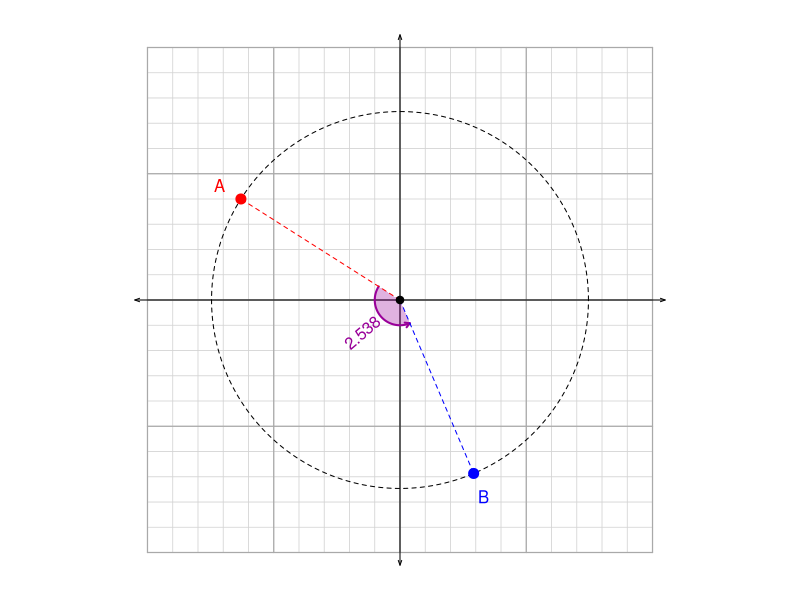

The R script that drew this image:
## ---- chunk 1

while(T){
    xy = round(runif(2,2,9)*sample(c(-1,1),2,T),1)
    x = xy[1]
    y = xy[2]
    rA = sqrt(x^2+y^2)
    thA = atan2(y,x)
    degA = atan2(y,x)/pi*180
    deg = round(runif(1,20,160),1)*sample(c(-1,1),1)
    th = round(deg/180*pi,3)
    deg = th/pi*180
    thB = thA+th
    
    dirs = c("clockwise","counterclockwise")
    dir = dirs[round(sign(deg)/2+1.5)]
    nps = c("negative","positive")
    np = nps[round(sign(deg)/2+1.5)]
    
    degB = degA+deg
    rB = rA
    
    xB = rB*cos(degB/180*pi)
    yB = rB*sin(degB/180*pi)
    
    
    degD = degA-deg
    xD = rB*cos(degD/180*pi)
    yD = rB*sin(degD/180*pi)
    
    xans = round(xB,1)
    yans = round(yB,1)
    
    xbad = round(xD,1)
    ybad = round(yD,1)
    
    achx = xans+(0:5-sample(0:5,1))*0.3
    achy = yans+(0:5-sample(0:5,1))*0.3
    bachx = xbad+(0:5-sample(0:5,1))*0.3
    bachy = ybad+(0:5-sample(0:5,1))*0.3
    ach = sort(unique(c(achx,achy,-achx,-achy,xbad,ybad,-xbad,-ybad)))
    
    if(abs(diff(abs(xy)))>1 && rA<10 && rA>3 && min(diff(ach))>0.1 && abs(xB)>0.5 && abs(yB)>0.5){break}
}

al = paste0("* ",sprintf("%.01f",ach),collapse="\n")
sol1 = paste0(1*(xans==ach),collapse="")
sol2 = paste0(1*(yans==ach),collapse="")

## ---- chunk 2
par(mar=c(0,0,0,0),pty="s")
plot(0,0,"n",xlim=c(-11,11),ylim=c(-11,11),axes=F,ann=F)
for(i in -10:10){
    lines(c(i,i),c(-10,10),col="lightgrey",lwd=0.8)
    lines(c(-10,10),c(i,i),col="lightgrey",lwd=0.8)
}
for(i in seq(-10,10,5)){
    lines(c(i,i),c(-10,10),col="darkgrey",lwd=1.2)
    lines(c(-10,10),c(i,i),col="darkgrey",lwd=1.2)
}

arrows(-10.5,0,10.5,0,0.05,20,3)
arrows(0,-10.5,0,10.5,0.05,20,3)

thetas = seq(0,2*pi,pi/180)
lines(rA*cos(thetas),rA*sin(thetas),lty=2)
thetas2 = seq(thA,thB,pi/180*sign(th))
rmark = 1
polygon(c(0,rmark*cos(thetas2)),c(0,rmark*sin(thetas2)),col=rgb(0.6,0,0.6,0.3),border=NA)
lines(rmark*cos(thetas2),rmark*sin(thetas2),col=rgb(0.6,0,0.6),lwd=2)
n = length(thetas2)
arrows(rmark*cos(thetas2[n-1]),rmark*sin(thetas2[n-1]),rmark*cos(thetas2[n]),rmark*sin(thetas2[n]),0.05,30,col=rgb(0.6,0,0.6),lwd=2)
ttt = thA+th/2
text(rmark*cos(ttt),rmark*sin(ttt),sprintf("%.03f",th),srt=(ttt*180/pi+90)%%180-90,
     col=rgb(0.6,0,0.6),adj=c(0.5-0.6*sign(cos(ttt)),0.5))

lines(c(0,x),c(0,y),lty=2,col="red")
points(x,y,pch=20,cex=2,col="red")
text(x+cos(thA),y+sin(thA),"A",col="red")
lines(c(0,xB),c(0,yB),lty=2,col="blue")
points(xB,yB,pch=20,cex=2,col="blue")
text(xB+cos(thB),yB+sin(thB),"B",col="blue")
points(0,0,pch=19)
